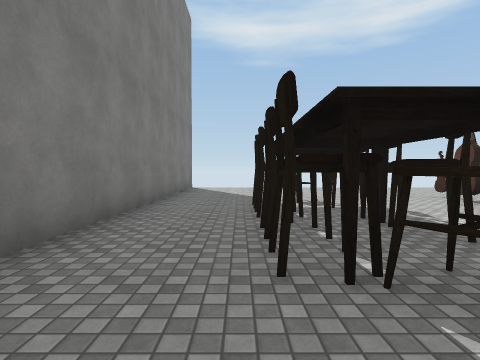
View 1 (above)

17 first-person views from a walk through a Unity game level. The camera is 1.4 m above the floor, tilts 2° down and sees 80° across. The floor is counted in squares, 2 m on a side. Each view is taken from the middle of a square. On the plan, view 1 faces up. The plan holds only what a view shows up to about 10 squares ahead; the rest is blank. Some surface patterns are stand-ins.

View 2
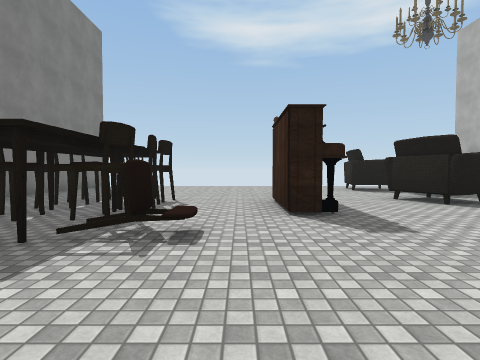

View 3
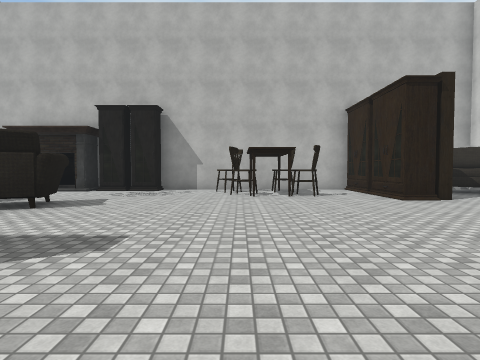

View 4
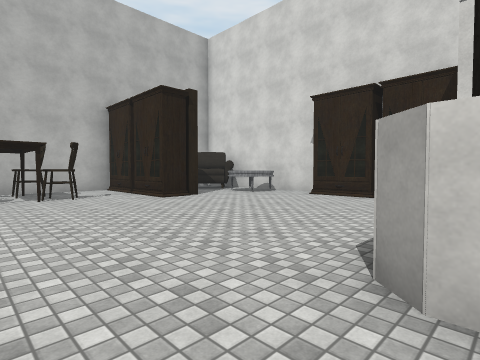

View 5
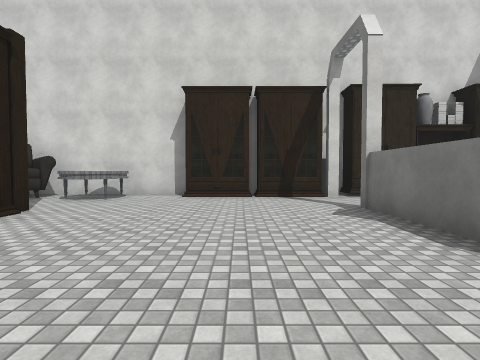

View 6
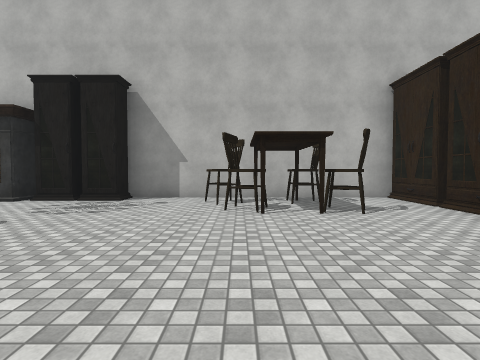

View 7
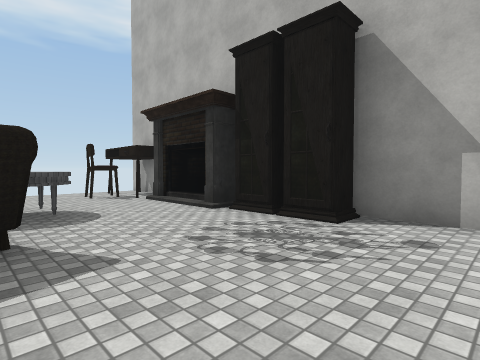

View 8
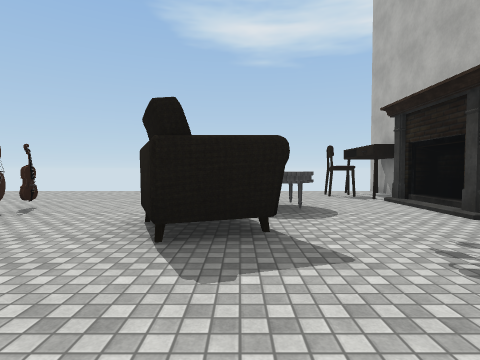

View 9
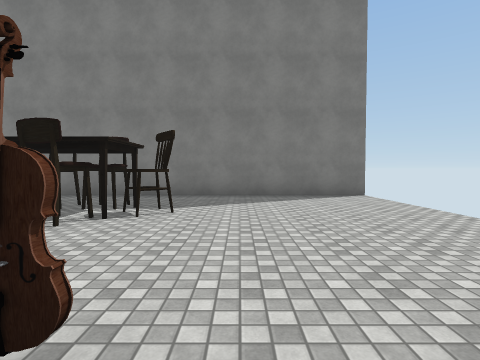

View 10
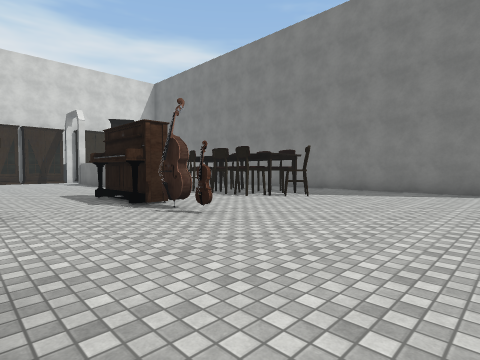

View 11
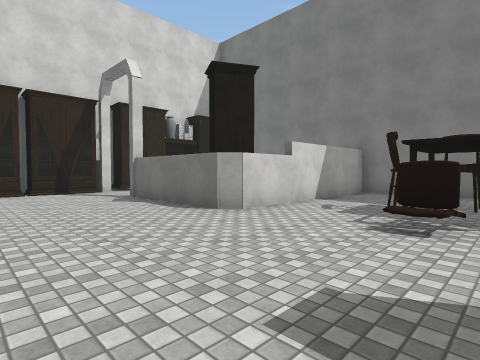

View 12
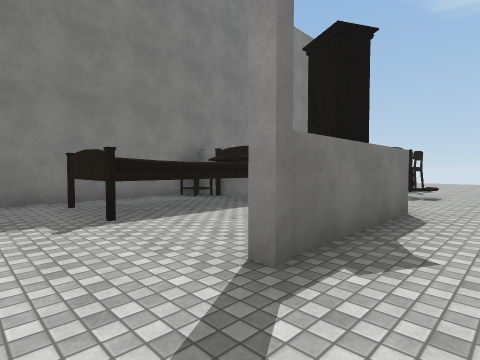

View 13
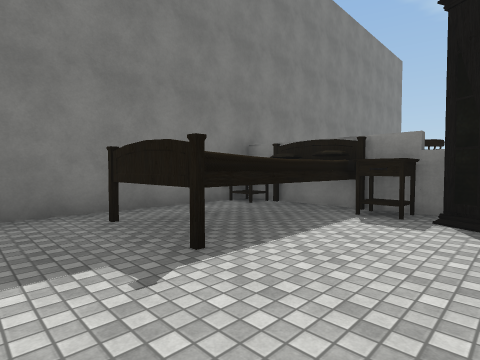

View 14
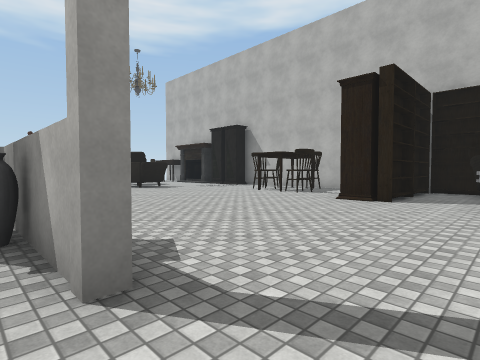

View 15
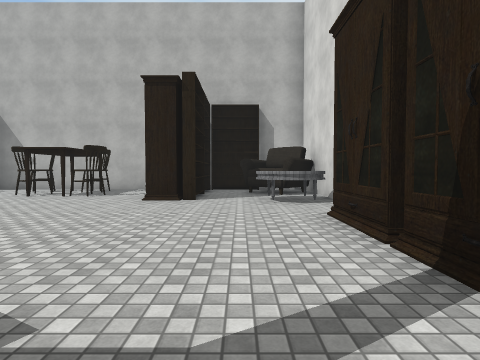

View 16
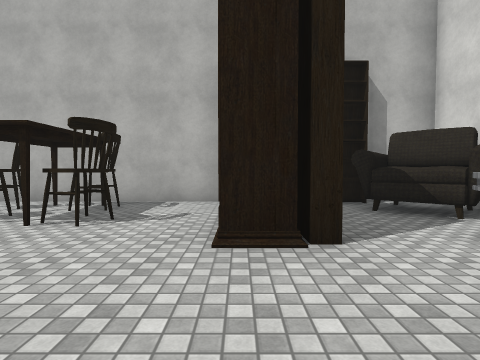

View 17
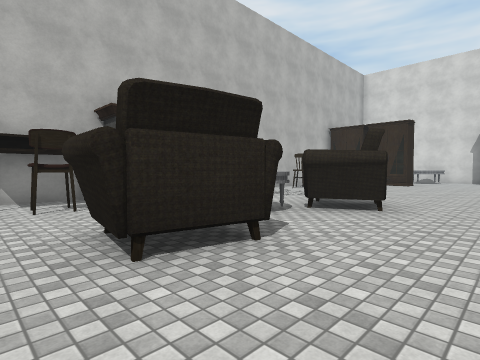

### Floor plan
Points are (right, up) in squares from view 1. A wall is a line through its corners. A room is listed if a view was taken in it or the views show most of it. See-through windows are left out.
Room 1 (views 1, 2, 3, 4, 5, 6, 7, 8, 9, 10, 11, 12, 13, 14, 15, 16, 17)
walls: (2.2, -0.8) (1.5, -0.8); (5.2, 6.8) (5.3, 6.3); (5.2, 6.8) (5.2, 6.1); (1.5, -0.6) (3.3, -0.6) (3.7, -0.9) (3.7, -3.6); (5.2, 7.5) (5.2, 7); (3.5, -3.6) (3.5, -1); (-1.9, -0.8) (-1.9, -5.6); (13.3, -2.6) (13.3, 3.5); (7.6, -7.3) (9.2, -7.3); (13.3, 8.9) (13.3, 11.5); (-1.9, 11.5) (-1.9, -0.6)
low walls: (5.1, 7) (5.1, 7.5)
ways out: gap at (5, 6)
objects: other object (-1, -7) to (0, -7); other object (-1, -4) to (1, -3); other object (-1, -2) to (-1, -1); other object (0, -1); other object (1, -7); other object (1, -2) to (1, -1); other object (1, 1); other object (1, 2); other object (1, 3); other object (1, 4); other object (1, 5) to (1, 6); other object (1, 7); other object (2, -7) to (3, -7); other object (2, 2) to (3, 2); other object (2, 3); other object (2, 4); other object (2, 5) to (2, 6); other object (3, -3); other object (3, -2); other object (4, -7) to (5, -7); other object (4, -4); other object (5, 4) to (5, 5); other object (6, -7) to (7, -7); other object (8, 5) to (9, 6); other object (8, 9) to (9, 10); other object (9, -7) to (10, -6); other object (9, 7) to (10, 8); other object (10, -4) to (11, -4); other object (10, -3) to (11, -3); other object (10, 1); other object (11, -7) to (13, -5); other object (11, -1); other object (11, 1); other object (12, -4); other object (12, -3) to (13, -3); other object (12, 0); other object (12, 1); other object (12, 10); other object (12, 11); other object (13, -5) to (13, -4); other object (13, 4); other object (13, 5); other object (13, 8)

Where each view was taken, in squares from view 1:
view 1: 0 up, 0 right, facing up
view 2: 1 down, 4 right, facing up
view 3: 1 up, 3 right, facing right
view 4: 1 up, 3 right, facing down-right
view 5: 1 up, 6 right, facing down
view 6: 1 up, 6 right, facing right
view 7: 2 up, 9 right, facing up-right
view 8: 2 up, 9 right, facing up
view 9: 8 up, 6 right, facing left
view 10: 11 up, 8 right, facing down-left
view 11: 3 up, 7 right, facing down-left
view 12: 6 down, 5 right, facing up-left
view 13: 6 down, 3 right, facing up-left
view 14: 6 down, 3 right, facing up-right
view 15: 5 down, 3 right, facing right
view 16: 3 down, 7 right, facing right
view 17: 11 up, 6 right, facing down-right
